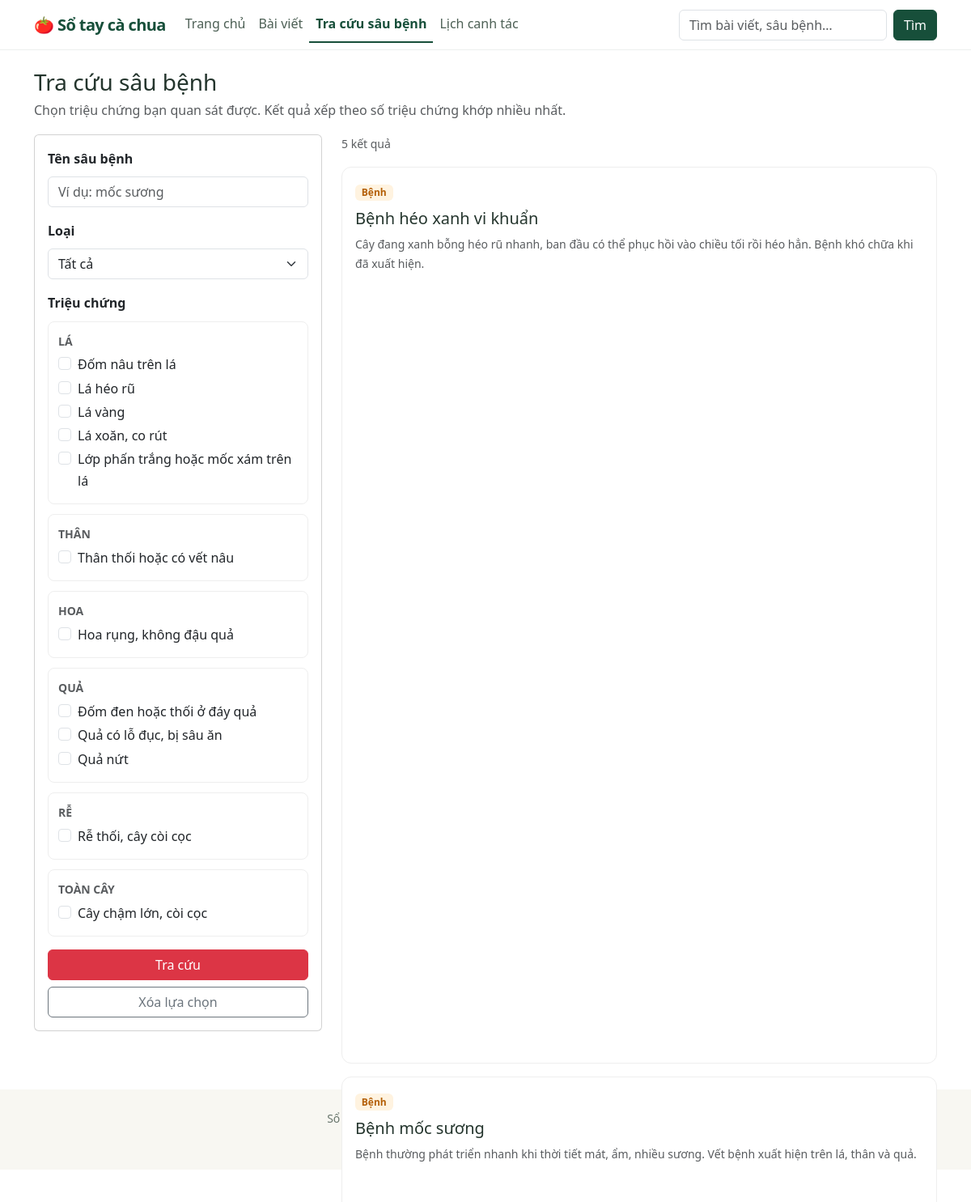
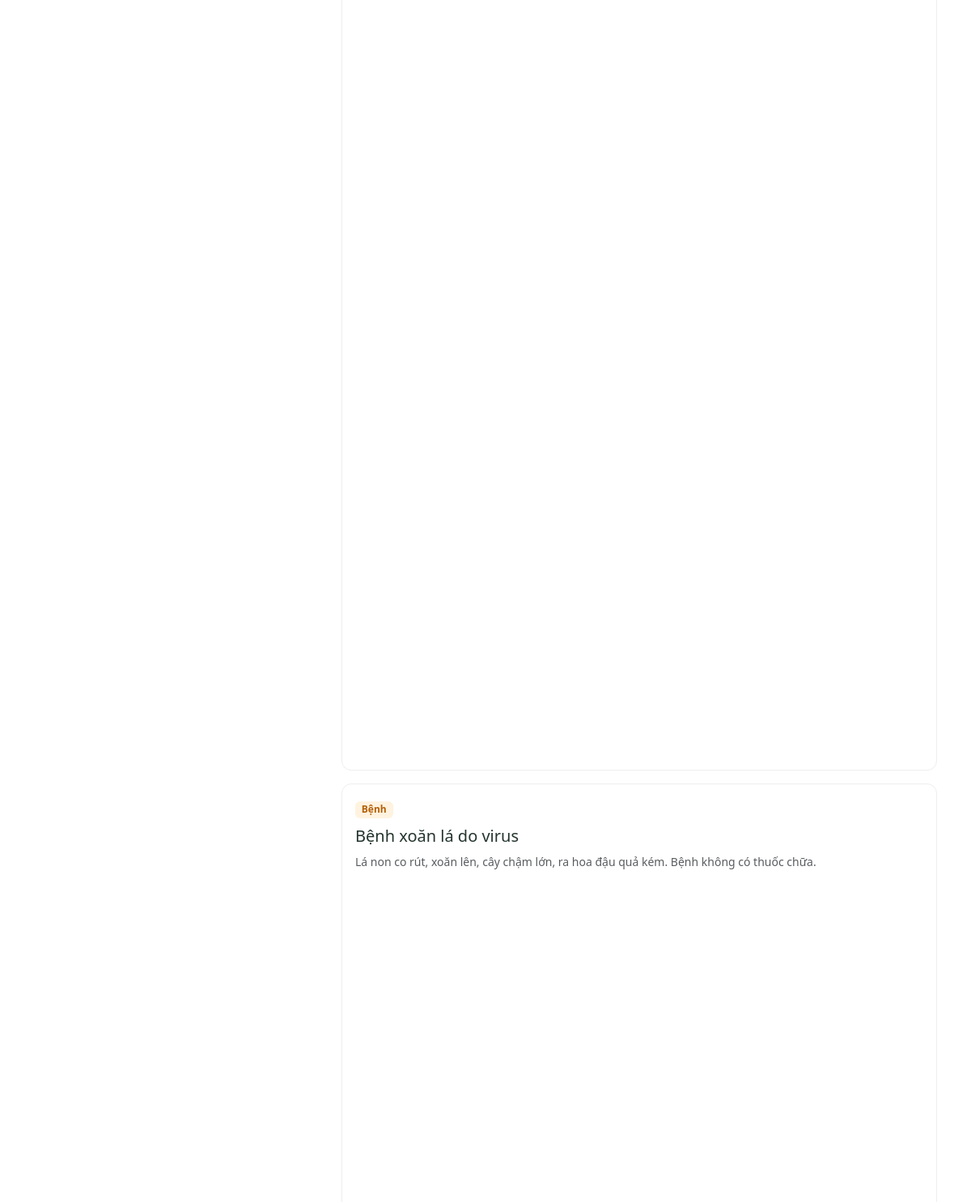
The app's page /pests.php (upper part), older data (2 pictures, top to bottom).
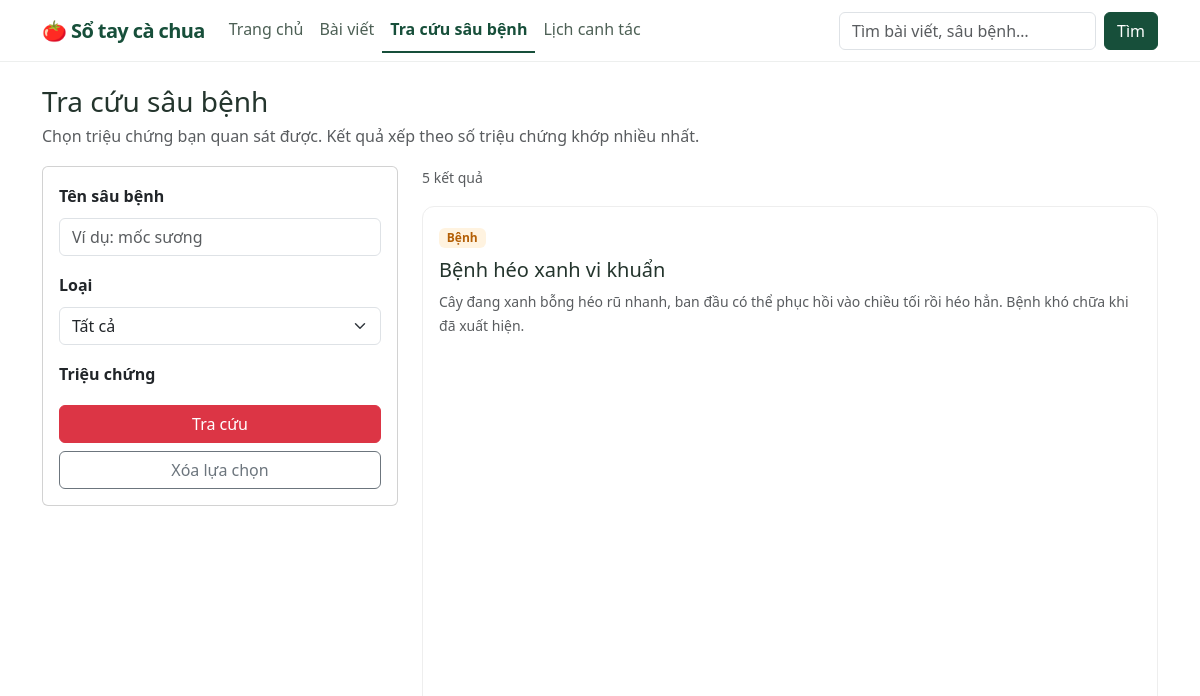
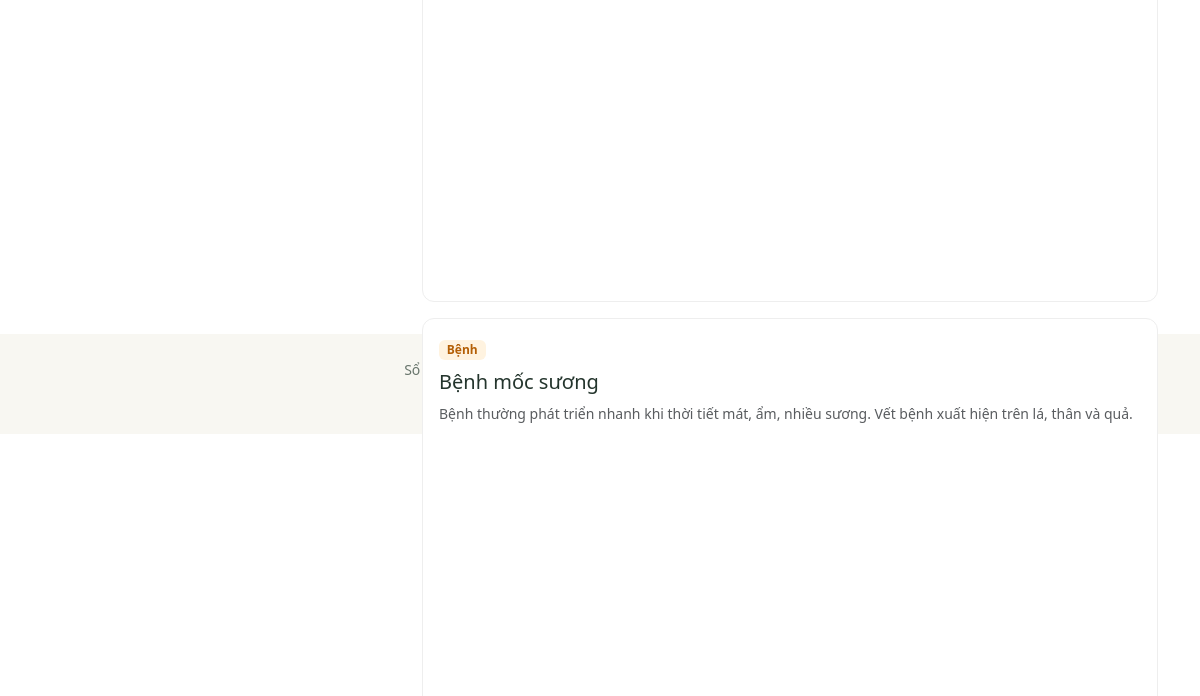
The same page, newer data (2 pictures, top to bottom).
### tables this page shows
CREATE TABLE IF NOT EXISTS symptoms (
  id          INT UNSIGNED NOT NULL AUTO_INCREMENT,
  name        VARCHAR(150) NOT NULL,
  body_part   ENUM('leaf', 'stem', 'flower', 'fruit', 'root', 'whole_plant')
              NOT NULL DEFAULT 'leaf',
  description TEXT NULL,
  PRIMARY KEY (id),
  UNIQUE KEY uq_symptoms_name (name)
);

CREATE TABLE IF NOT EXISTS pests (
  id          INT UNSIGNED NOT NULL AUTO_INCREMENT,
  name        VARCHAR(150) NOT NULL,
  slug        VARCHAR(170) NOT NULL,
  type        ENUM('pest', 'disease') NOT NULL COMMENT 'pest = sau hai, disease = benh',
  description TEXT NULL,
  cause       TEXT NULL,
  prevention  TEXT NULL,
  treatment   TEXT NULL,
  source      VARCHAR(255) NULL,
  created_at  TIMESTAMP NOT NULL DEFAULT CURRENT_TIMESTAMP,
  updated_at  TIMESTAMP NOT NULL DEFAULT CURRENT_TIMESTAMP ON UPDATE CURRENT_TIMESTAMP,
  PRIMARY KEY (id),
  UNIQUE KEY uq_pests_slug (slug),
  FULLTEXT KEY ft_pests (name, description)
);

### includes/db.php (called while the page is built)
<?php
function config() {
    static $cfg = null;
    if ($cfg === null) $cfg = require __DIR__ . '/../config/config.php';
    return $cfg;
}
function db() {
    static $pdo = null;
    if ($pdo === null) {
        $c = config();
        $dsn = "mysql:host={$c['db_host']};dbname={$c['db_name']};charset=utf8mb4";
        $pdo = new PDO($dsn, $c['db_user'], $c['db_pass'], [
            PDO::ATTR_ERRMODE => PDO::ERRMODE_EXCEPTION,
            PDO::ATTR_DEFAULT_FETCH_MODE => PDO::FETCH_ASSOC,
            PDO::ATTR_EMULATE_PREPARES => false,
        ]);
    }
    return $pdo;
}
function q($sql, $params = []) {
    $st = db()->prepare($sql);
    $st->execute($params);
    return $st;
}

### includes/helpers.php (called while the page is built, shortened)
<?php
require_once __DIR__ . '/db.php';
function e($s) { return htmlspecialchars((string)$s, ENT_QUOTES, 'UTF-8'); }
function url($path = '') { return rtrim(config()['base_url'], '/') . '/' . ltrim($path, '/'); }
function excerpt($s, $len = 140) {
    $s = trim(preg_replace('/\s+/u', ' ', strip_tags((string)$s)));
    return mb_strlen($s, 'UTF-8') > $len ? mb_substr($s, 0, $len, 'UTF-8') . '…' : $s;
}

### includes/functions_public.php (called while the page is built, shortened)
<?php
require_once __DIR__ . '/helpers.php';
function get_symptoms() {
    return q("SELECT * FROM symptoms ORDER BY FIELD(body_part,'leaf','stem','flower','fruit','root','whole_plant'), name")->fetchAll();
}
function body_part_label($k) {
    return ['leaf'=>'Lá','stem'=>'Thân','flower'=>'Hoa','fruit'=>'Quả','root'=>'Rễ','whole_plant'=>'Toàn cây'][$k] ?? $k;
}
function search_pests($f) {
    $params = []; $join = ''; $matchSel = '0 AS matched';
    $sym = array_values(array_filter(array_map('intval', $f['symptoms'] ?? [])));
    $where = ['1=1'];
    $w = implode(' AND ', $where);
    $having = $sym ? 'HAVING matched > 0' : '';
    $order = $sym ? 'matched DESC, p.name' : 'p.name';
    $rows = q("SELECT p.id, p.name, p.slug, p.type, p.description, $matchSel,
                      (SELECT file_path FROM images i WHERE i.pest_id = p.id ORDER BY i.id LIMIT 1) AS thumb
               FROM pests p $join WHERE $w GROUP BY p.id $having ORDER BY $order", $params)->fetchAll();
    return [$rows, count($sym)];
}
function pest_type_label($t) { return $t === 'pest' ? 'Sâu hại' : 'Bệnh'; }

### public/pests.php (the view, shortened to what this page needs)
<?php
require_once __DIR__ . '/../includes/functions_public.php';
$page_title = 'Tra cứu sâu bệnh'; $active = 'pests';
$f = ['q' => trim($_GET['q'] ?? ''), 'type' => $_GET['type'] ?? '', 'symptoms' => (array)($_GET['symptoms'] ?? [])];
[$pests, $nSym] = search_pests($f);
$selected = array_map('intval', $f['symptoms']);
$groups = [];
foreach (get_symptoms() as $s) $groups[$s['body_part']][] = $s;
require __DIR__ . '/../includes/header.php';
?>
<h1 class="h3 mb-1">Tra cứu sâu bệnh</h1>
<p class="text-muted">Chọn triệu chứng bạn quan sát được. Kết quả xếp theo số triệu chứng khớp nhiều nhất.</p>
<div class="row g-4">
  <div class="col-lg-4">
    <form method="get" class="card"><div class="card-body">
      <div class="mb-3"><label class="form-label fw-semibold" for="q">Tên sâu bệnh</label>
        <input class="form-control" id="q" type="search" name="q" value="<?= e($f['q']) ?>" placeholder="Ví dụ: mốc sương"></div>
      <div class="mb-3"><label class="form-label fw-semibold" for="type">Loại</label>
        <select class="form-select" id="type" name="type">
          <option value="">Tất cả</option>
        </select></div>
      <div class="fw-semibold mb-2">Triệu chứng</div>
      <?php foreach ($groups as $part => $list): ?>
        <div class="symptom-group"><div class="small fw-bold text-uppercase text-muted mb-1"><?= e(body_part_label($part)) ?></div>
          <?php foreach ($list as $s): ?>
            <div class="form-check">
              <input class="form-check-input" type="checkbox" name="symptoms[]" value="<?= (int)$s['id'] ?>" id="s<?= (int)$s['id'] ?>" <?= in_array((int)$s['id'], $selected, true) ? 'checked' : '' ?>>
              <label class="form-check-label" for="s<?= (int)$s['id'] ?>"><?= e($s['name']) ?></label>
            </div>
          <?php endforeach; ?>
        </div>
      <?php endforeach; ?>
      <div class="d-grid gap-2 mt-3"><button class="btn btn-danger">Tra cứu</button>
        <a class="btn btn-outline-secondary" href="<?= url('public/pests.php') ?>">Xóa lựa chọn</a></div>
    </div></form>
  </div>
  <div class="col-lg-8">
    <p class="text-muted small"><?= count($pests) ?> kết quả<?= $nSym ? " (đã chọn $nSym triệu chứng)" : '' ?></p>
    <?php foreach ($pests as $p): ?>
      <a class="card card-post mb-3 text-decoration-none text-reset" href="<?= url('public/pest.php?slug=' . rawurlencode($p['slug'])) ?>">
        <div class="row g-0">
          <div class="col"><div class="card-body">
            <span class="badge <?= $p['type'] === 'pest' ? 'badge-pest' : 'badge-disease' ?>"><?= e(pest_type_label($p['type'])) ?></span>
            <h2 class="h5 mt-2"><?= e($p['name']) ?></h2>
            <p class="text-muted small mb-0"><?= e(excerpt($p['description'] ?? '', 150)) ?></p>
          </div></div>
        </div>
      </a>
    <?php endforeach; ?>
  </div>
</div>
<?php require __DIR__ . '/../includes/footer.php'; ?>

### includes/header.php (shortened to what this page needs)
<?php
require_once __DIR__ . '/helpers.php';
$active = $active ?? '';
$nav = ['home' => ['Trang chủ', 'public/index.php'], 'posts' => ['Bài viết', 'public/posts.php'],
        'pests' => ['Tra cứu sâu bệnh', 'public/pests.php'], 'calendar' => ['Lịch canh tác', 'public/calendar.php']];
?>
<!DOCTYPE html>
<html lang="vi">
<head>
  <link rel="stylesheet" href="https://cdn.jsdelivr.net/npm/bootstrap@5.3.3/dist/css/bootstrap.min.css">
  <link rel="stylesheet" href="<?= url('assets/css/style.css') ?>">
</head>
<body>
<nav class="navbar navbar-expand-lg navbar-dark site-nav sticky-top">
  <div class="container">
    <a class="navbar-brand fw-bold" href="<?= url('public/index.php') ?>">🍅 Sổ tay cà chua</a>
    <div class="collapse navbar-collapse" id="mainNav">
      <ul class="navbar-nav me-auto mb-2 mb-lg-0">
        <?php foreach ($nav as $k => [$label, $href]): ?>
          <li class="nav-item"><a class="nav-link<?= $active === $k ? ' active' : '' ?>" href="<?= url($href) ?>"><?= e($label) ?></a></li>
        <?php endforeach; ?>
      </ul>
      <form class="d-flex" role="search" action="<?= url('public/search.php') ?>" method="get">
        <input class="form-control me-2" type="search" name="q" placeholder="Tìm bài viết, sâu bệnh…" aria-label="Tìm kiếm" value="<?= e($_GET['q'] ?? '') ?>">
        <button class="btn btn-light" type="submit">Tìm</button>
      </form>
    </div>
  </div>
</nav>
<main class="container py-4">

### includes/footer.php (shortened to what this page needs)
</main>
<footer class="site-footer mt-5 py-4">
  <div class="container text-center small">
    <div>Sổ tay hướng dẫn canh tác cà chua – Báo cáo thực tập cơ sở</div>
    <div class="mt-1"><a href="<?= url('admin/login.php') ?>" class="text-muted">Quản trị</a></div>
  </div>
</footer>
</body>
</html>

### assets/css/style.css (style rules this page uses)
:root { --tomato: #c0392b; --tomato-dark: #962d22; --leaf: #2e7d32; --leaf-soft: #e8f5e9; --cream: #fff8f6; }
body { background: #fff; color: #2b2b2b; line-height: 1.7; }
a { color: var(--tomato-dark); }
.site-nav { background: var(--tomato); }
.site-nav .nav-link.active { font-weight: 700; border-bottom: 2px solid #fff; }
.site-footer { background: #f5f5f5; color: #555; }
.card-post { border: 1px solid #eee; border-radius: .75rem; overflow: hidden; height: 100%; transition: box-shadow .15s, transform .15s; }
.badge-disease { background: #fff3e0; color: #b45f06; font-weight: 600; }
:root { --forest: #174f3a; --forest-2: #236646; --moss: #a6be83; --paper: #f8f7f2; --ink: #24352d; --line: #e3e8dd; }
body { background: #fff; color: var(--ink); }
a { color: var(--forest-2); }
.site-nav { background: #fff; box-shadow: 0 1px 0 rgba(25,58,42,.08); }
.site-nav .navbar-brand { color: var(--forest); letter-spacing: -.03em; }
.site-nav .nav-link { color: #4d6055; }
.site-nav .nav-link:hover, .site-nav .nav-link.active { color: var(--forest); }
.site-nav .nav-link.active { border-color: var(--forest); }
.site-nav .btn-light { color: white; background: var(--forest); border-color: var(--forest); }
.site-footer { background: var(--paper); color: #68756c; }
.site-footer a { color: var(--forest); }
.symptom-group { border: 1px solid #eee; border-radius: .5rem; padding: .75rem; margin-bottom: .75rem; }

Row changes from the older to the newer data that the page shows:
removed symptoms: name "Đốm nâu trên lá", shown under "LÁ"
removed symptoms: name "Lá héo rũ", shown under "LÁ"
removed symptoms: name "Lá vàng", shown under "LÁ"
removed symptoms: name "Lá xoăn, co rút", shown under "LÁ"
removed symptoms: name "Lớp phấn trắng hoặc mốc xám trên lá", shown under "LÁ"
removed symptoms: name "Thân thối hoặc có vết nâu", shown under "THÂN"
removed symptoms: name "Hoa rụng, không đậu quả", shown under "HOA"
removed symptoms: name "Đốm đen hoặc thối ở đáy quả", shown under "QUẢ"
removed symptoms: name "Quả có lỗ đục, bị sâu ăn", shown under "QUẢ"
removed symptoms: name "Quả nứt", shown under "QUẢ"
removed symptoms: name "Rễ thối, cây còi cọc", shown under "RỄ"
removed symptoms: name "Cây chậm lớn, còi cọc", shown under "TOÀN CÂY"
no longer on this page (row unchanged): pests: type "Bệnh", name "Bệnh xoăn lá do virus", description "Lá non co rút, xoăn lên, cây chậm lớn, ra hoa đậu quả kém. Bệnh không có thuốc chữa."
Text that changed along with them:
list line gone: "LÁ"
list line gone: "THÂN"
list line gone: "HOA"
list line gone: "QUẢ"
list line gone: "RỄ"
list line gone: "TOÀN CÂY"
